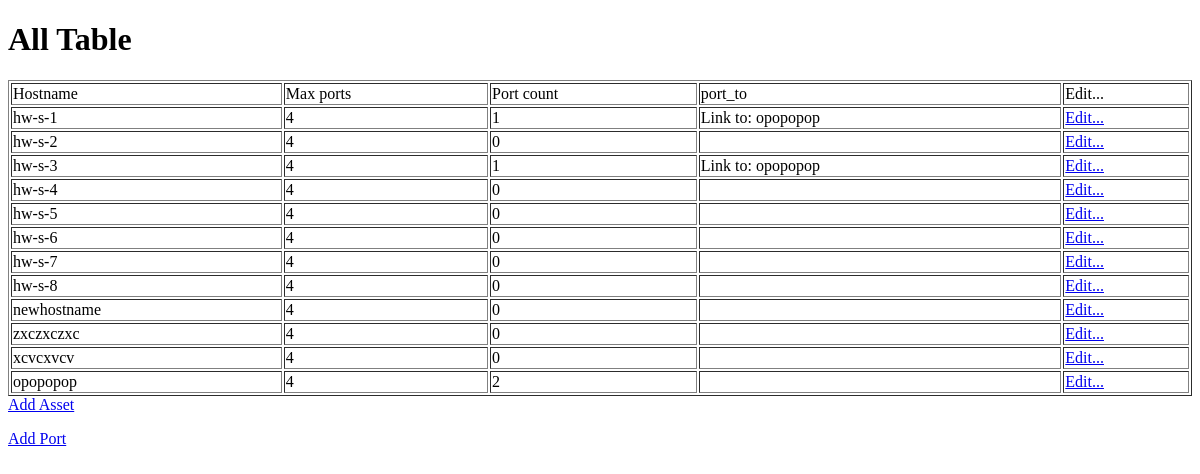
Before: / with the older database file.
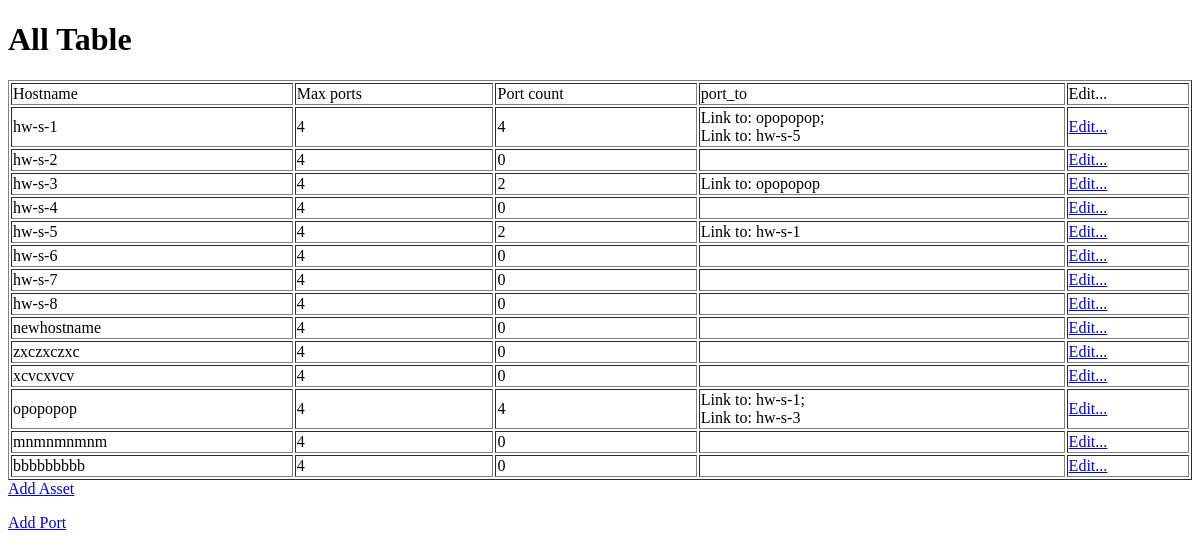
After: the same page with the newer database file.
### cmdb/models.py (models this page shows, shortened)
class Asset(models.Model):
    hostname = models.CharField(
        blank=True,
        default=None,
        max_length=255,
        null=True,
        unique=True,
        verbose_name=_('hostname'),
    )
    max_ports = models.PositiveSmallIntegerField(
        verbose_name=_('max ports'),
        default=4,
        blank=True,
    )
    ports = models.ManyToManyField(
        'self',
        through='Port',
        symmetrical=False,
        blank=True,
        default=None,
        related_name='portss',
    )
    @property
    def port_count(self):
        port_count = self.switch_ports.count() + self.server_ports.count()
        return port_count
    @property
    def port_to(self):
        port_to = ['Link to: ' + str(self.__class__.objects.get(pk=item).hostname) for item in self.switch_ports.values_list('server_port_id', flat=True)]
        port_to = ';\n '.join(port_to)
        return port_to

### cmdb/views.py (the view)
# urls.py: path('', BaseView.as_view(), name='baseview'),
class BaseView(ListView):
    model = Asset
    template_name = 'table.html'
    context_object_name = 'data'
    def get_context_data(self, **kwargs):
        context = super().get_context_data(**kwargs)
        return context
    def get_queryset(self):
        return Asset.objects.all()

### templates/table.html (shortened to what this page needs)
{% extends "base.html" %}
{% block content %}
<h1>All Table</h1>
<table border="1" width="100%">
    <tr>
        <td>Hostname</td>
        <td>Max ports</td>
        <td>Port count</td>
        <td>port_to</td>
        <td>Edit...</td>
    </tr>
    {% for item in data %}
    <tr class='success'>
        <td>{{ item.hostname }}</td>
        <td>{{ item.max_ports }}</td>
        <td>{{ item.port_count }}</td>
        <td>{{ item.port_to|linebreaksbr }}</td>
        <td><a href="{% url "updateasset" item.id %}">Edit...</a></td>
    </tr>
    {% endfor %}
</table>
<a href="{% url "addasset" %}">Add Asset</a><p>
<a href="{% url "addport" %}">Add Port</a>
{% endblock %}

Changed rows visible on the page:
computed for Asset "hw-s-1": port_count "1" → "4"; port_to "Link to: opopopop" → "Link to: opopopop; Link to: hw-s-5"
computed for Asset "hw-s-3": port_count "1" → "2"
shown differently, row unchanged: Asset "hw-s-5": port_count "0" → "2"; port_to (not shown) → "Link to: hw-s-1"
shown differently, row unchanged: Asset "opopopop": port_count "2" → "4"; port_to (not shown) → "Link to: hw-s-1; Link to: hw-s-3"
added Asset: hostname "mnmnmnmnm", max_ports "4", port_count "0"
added Asset: hostname "bbbbbbbbb", max_ports "4", port_count "0"
